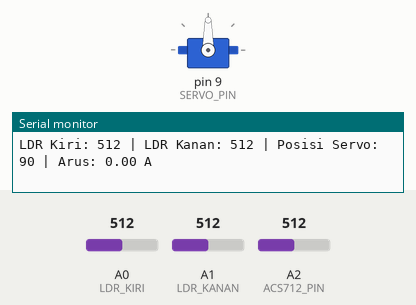
Bench run of a sketch on a simulated Arduino Uno, built with avr-gcc and run on an emulated ATmega328P. Parts: servo, the last lines printed to the serial monitor. The test bench sets the inputs (shaded band); at power-on: A1 (LDR_KANAN) = 512, A0 (LDR_KIRI) = 512, A2 (ACS712_PIN) = 512.

Above: at 1.2 s.
1.3 s: A1 (LDR_KANAN) set to 716
At 3.2 s:
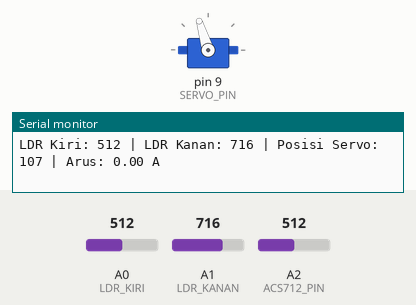
4.3 s: A0 (LDR_KIRI) set to 900
At 7.1 s:
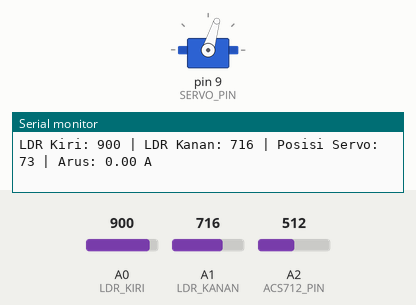
7.3 s: A1 (LDR_KANAN) set to 106
At 8.24 s:
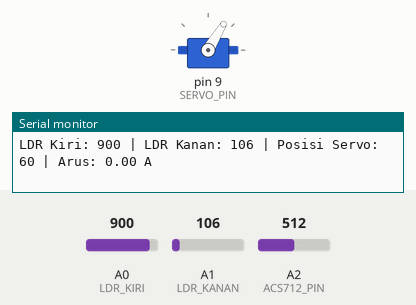
10.3 s: A1 (LDR_KANAN) set to 94
13.3 s: A2 (ACS712_PIN) set to 525
16.3 s: A0 (LDR_KIRI) set to 993
At 18.0 s:
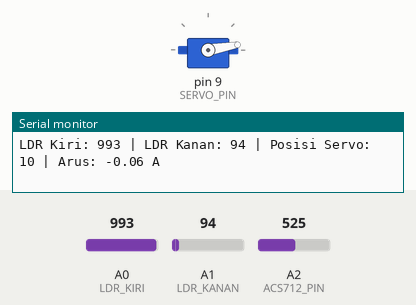
19.3 s: A0 (LDR_KIRI) set to 1000
Timing chart, 0 to 22.3 s (numbered marks = the images above; inputs shaded):
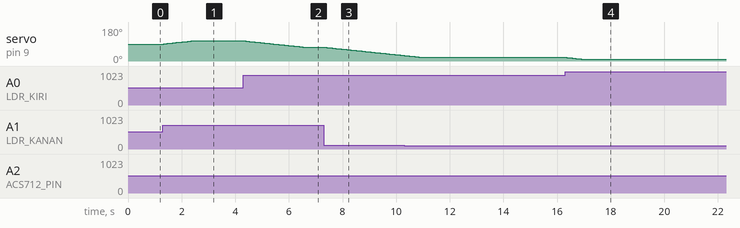

The sketch:

program_solar_panel.ino
```cpp
#include <Servo.h>

#define LDR_KIRI A0       // Pin LDR kiri
#define LDR_KANAN A1      // Pin LDR kanan
#define ACS712_PIN A2     // Pin sensor arus ACS712
#define SERVO_PIN 9       // Pin servo

Servo servo;
int posisiServo = 90;       // Posisi awal servo (netral)
int posisiTarget = 90;      // Target posisi servo

void setup() {
  servo.attach(SERVO_PIN);
  servo.write(posisiServo); // Set posisi awal servo ke 90 derajat
  Serial.begin(9600);
}

void loop() {
  int nilaiLDRKiri = analogRead(LDR_KIRI);
  int nilaiLDRKanan = analogRead(LDR_KANAN);
  int nilaiArus = analogRead(ACS712_PIN);
  float arus = -(nilaiArus - 512) * 5.0 / 1023.0; // Konversi nilai ADC ke arus

  int selisih = nilaiLDRKanan - nilaiLDRKiri;
  int posisiBaru = map(selisih, -1023, 1023, 0, 180);
  posisiTarget = constrain(posisiBaru, 0, 180);

  if (posisiServo < posisiTarget) {
    posisiServo++;
  } else if (posisiServo > posisiTarget) {
    posisiServo--;
  }
  servo.write(posisiServo);

  // Debugging output
  Serial.print("LDR Kiri: "); Serial.print(nilaiLDRKiri);
  Serial.print(" | LDR Kanan: "); Serial.print(nilaiLDRKanan);
  Serial.print(" | Posisi Servo: "); Serial.print(posisiServo);
  Serial.print(" | Arus: "); Serial.print(arus, 2);
  Serial.println(" A");

  delay(20); // Delay untuk memperlambat pergerakan servo
}
```

Measured:
- after the input at 1.3 s, servo on pin 9 (SERVO_PIN): moves from 90° to 107° over 1.1 s, starting at once
- after the input at 4.3 s, servo on pin 9 (SERVO_PIN): moves from 107° to 73° over 2.3 s, starting at once
- after the input at 7.3 s, servo on pin 9 (SERVO_PIN): moves from 73° to 29° over 3.0 s, starting at once
- after the input at 16.3 s, servo on pin 9 (SERVO_PIN): moves from 19° to 10° over 0.55 s, starting after 0.06 s
